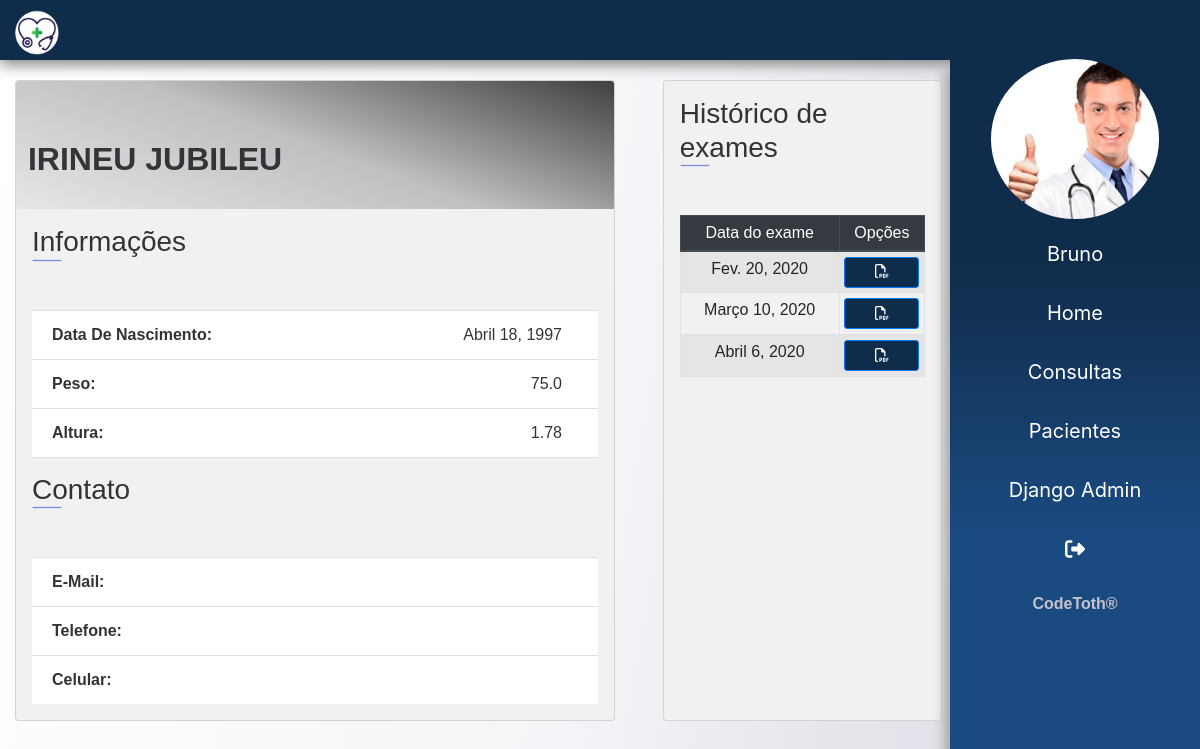
Before: /pacientes/paciente/1 (signed in) with the older database file.
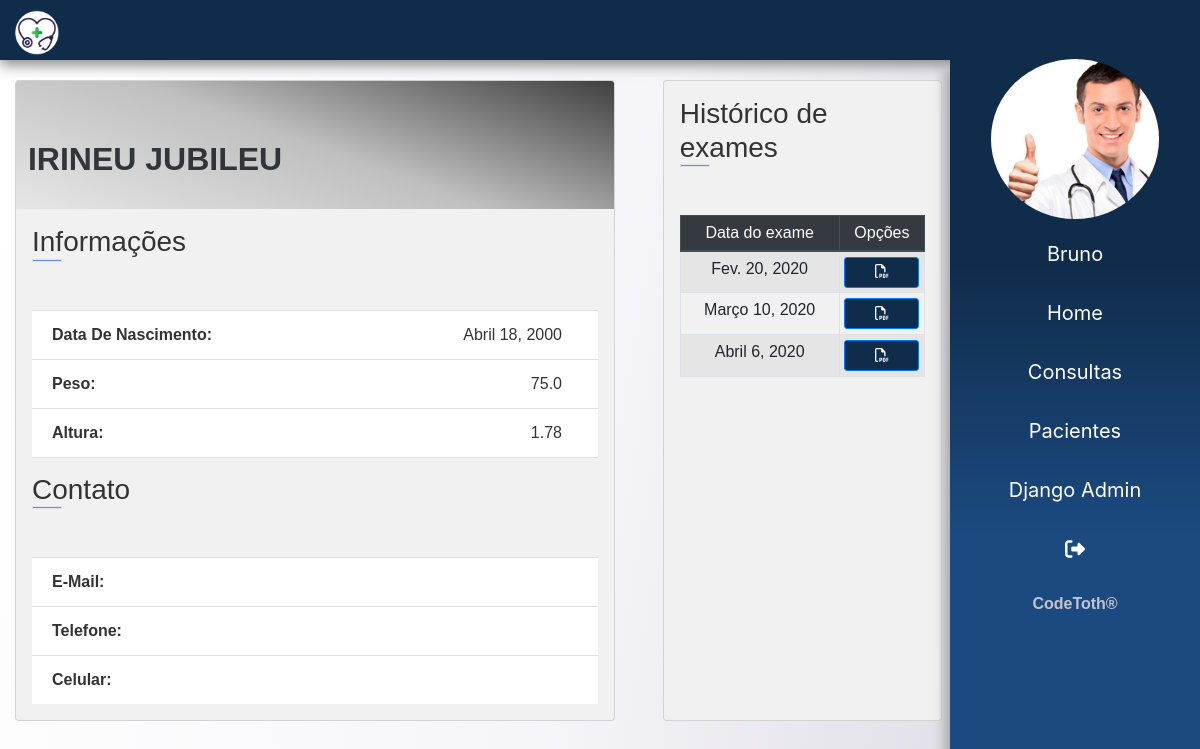
After: the same page with the newer database file.
### app/paciente/models.py (models this page shows)
class Paciente(models.Model):
    nome = models.CharField(max_length=200)
    sexo = models.CharField(max_length=1)
    data_nascimento = models.DateField()
    cpf = models.CharField(max_length=20, unique=True)
    rg = models.CharField(max_length=20, unique=True)
    carteira_convenio = models.CharField(max_length=30, unique=True)
    peso = models.FloatField()
    altura = models.FloatField()
    imc = models.CharField(max_length=100)

### app/paciente/views.py (the view)
# urls.py: path('paciente/<int:paciente_id>', detalhe, name='det_paciente')
@login_required(login_url='login')
def detalhe(request, paciente_id):
    paciente = get_object_or_404(Paciente, id=paciente_id)
    exames = get_list_or_404(Exame_Resultado, paciente=paciente)
    dados =  get_dados(request)
    dados['paciente'] = paciente
    dados['exames'] = exames
    return render(request, 'paciente/det_paciente.html', dados)

### templates/paciente/det_paciente.html (shortened to what this page needs)
{% extends 'base.html' %}
{% load static %}
{% block content %}
<main>
    <section class="container-fluid ">
        <div class="col-md-10 pb-5">
            <div class="row">
                <div class="card middle">
                    <div class="top-section">
                        <div class="container">
                            <div class="name">
                                <span> {{ paciente.nome}} </span>
                            </div>
                        </div>
                    </div>
                    <div class="info-section pr-3 mb-3">
                        <h3> Informações
                            <div class="border mb-5"></div>
                        </h3>
                        <ul class="list-group list-group-flush mb-3  info">
                            <li class="list-group-item">Data de Nascimento:
                                <span> {{ paciente.data_nascimento}}
                                </span>
                            </li>
                            <li class="list-group-item">Peso:
                                <span> {{ paciente.peso}}
                                </span>
                            </li>
                            <li class="list-group-item">Altura:
                                <span> {{ paciente.altura}}
                                </span>
                            </li>
                        </ul>
                        <h3> Contato
                            <div class="border mb-5"></div>
                        </h3>
                        <ul class="list-group list-group-flush info">
                            <li class="list-group-item">E-mail: </li>
                            <li class="list-group-item">Telefone:</li>
                            <li class="list-group-item">Celular: </li>
                        </ul>
                    </div>
                </div>
                <div class="card historico mx-auto">
                    <div class="info-section pr-3">
                        <h3> Histórico de exames   <div class="border mb-5"></div>
                        </h3>
                            <table class="table table-sm table-bordered table-striped text-center">
                                <thead class="thead-dark ">
                                    <tr>
                                        <th scope="col">Data do exame</th>
                                        <th scope="col">Opções</th>
                                </thead>
                                <tbody>
                                    {% for exame in exames %}
                                    <tr>
                                        <td>
                                            {{ exame.data_exame}}
                                        </td>
                                        <td>
                                            <a href="#" class="btn btn-sm btn-block btn-primary" data-toggle="modal" data-target="#exame{{exame.id}}"> <i class="far fa-file-pdf"></i></i> </a>
                                        </td>
                                    </tr>
                                    {% endfor %}
                                </tbody>
                            </table>
                    </div>
                </div>
            </div>
        </div>
    </section>
</main>
{% endblock %}

Changed rows visible on the page:
changed Paciente "IRINEU JUBILEU": data_nascimento "Abril 18, 1997" → "Abril 18, 2000"
